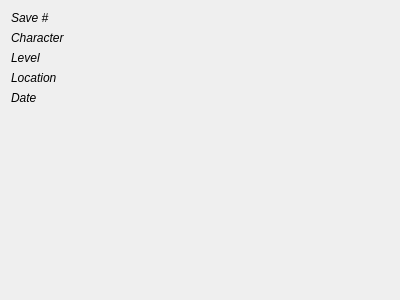
<?xml version="1.0" encoding="UTF-8"?>
<ui version="4.0">
 <class>GamebryoSaveGameInfoWidget</class>
 <widget class="QWidget" name="GamebryoSaveGameInfoWidget">
  <property name="geometry">
   <rect>
    <x>0</x>
    <y>0</y>
    <width>400</width>
    <height>300</height>
   </rect>
  </property>
  <property name="sizePolicy">
   <sizepolicy hsizetype="Preferred" vsizetype="Minimum">
    <horstretch>0</horstretch>
    <verstretch>0</verstretch>
   </sizepolicy>
  </property>
  <property name="windowTitle">
   <string/>
  </property>
  <property name="toolTip">
   <string notr="true"/>
  </property>
  <layout class="QVBoxLayout" name="verticalLayout">
   <item>
    <layout class="QFormLayout" name="formLayout">
     <property name="fieldGrowthPolicy">
      <enum>QFormLayout::AllNonFixedFieldsGrow</enum>
     </property>
     <item row="0" column="0">
      <widget class="QLabel" name="label">
       <property name="font">
        <font>
         <italic>true</italic>
        </font>
       </property>
       <property name="text">
        <string>Save #</string>
       </property>
      </widget>
     </item>
     <item row="1" column="0">
      <widget class="QLabel" name="label_2">
       <property name="font">
        <font>
         <italic>true</italic>
        </font>
       </property>
       <property name="text">
        <string>Character</string>
       </property>
      </widget>
     </item>
     <item row="2" column="0">
      <widget class="QLabel" name="label_4">
       <property name="font">
        <font>
         <italic>true</italic>
        </font>
       </property>
       <property name="text">
        <string>Level</string>
       </property>
      </widget>
     </item>
     <item row="3" column="0">
      <widget class="QLabel" name="label_3">
       <property name="font">
        <font>
         <italic>true</italic>
        </font>
       </property>
       <property name="text">
        <string>Location</string>
       </property>
      </widget>
     </item>
     <item row="4" column="0">
      <widget class="QLabel" name="label_5">
       <property name="font">
        <font>
         <italic>true</italic>
        </font>
       </property>
       <property name="text">
        <string>Date</string>
       </property>
      </widget>
     </item>
     <item row="0" column="1">
      <widget class="QLabel" name="saveNumLabel">
       <property name="font">
        <font>
         <weight>75</weight>
         <bold>true</bold>
        </font>
       </property>
       <property name="text">
        <string notr="true"/>
       </property>
      </widget>
     </item>
     <item row="1" column="1">
      <widget class="QLabel" name="characterLabel">
       <property name="font">
        <font>
         <weight>75</weight>
         <bold>true</bold>
        </font>
       </property>
       <property name="text">
        <string notr="true"/>
       </property>
      </widget>
     </item>
     <item row="2" column="1">
      <widget class="QLabel" name="levelLabel">
       <property name="font">
        <font>
         <weight>75</weight>
         <bold>true</bold>
        </font>
       </property>
       <property name="text">
        <string/>
       </property>
      </widget>
     </item>
     <item row="3" column="1">
      <widget class="QLabel" name="locationLabel">
       <property name="font">
        <font>
         <weight>75</weight>
         <bold>true</bold>
        </font>
       </property>
       <property name="text">
        <string notr="true"/>
       </property>
      </widget>
     </item>
     <item row="4" column="1">
      <widget class="QLabel" name="dateLabel">
       <property name="font">
        <font>
         <weight>75</weight>
         <bold>true</bold>
        </font>
       </property>
       <property name="text">
        <string/>
       </property>
      </widget>
     </item>
    </layout>
   </item>
   <item>
    <widget class="QFrame" name="gameFrame">
     <property name="sizePolicy">
      <sizepolicy hsizetype="Expanding" vsizetype="Minimum">
       <horstretch>0</horstretch>
       <verstretch>0</verstretch>
      </sizepolicy>
     </property>
     <property name="minimumSize">
      <size>
       <width>0</width>
       <height>0</height>
      </size>
     </property>
     <property name="frameShape">
      <enum>QFrame::StyledPanel</enum>
     </property>
     <property name="frameShadow">
      <enum>QFrame::Raised</enum>
     </property>
    </widget>
   </item>
   <item>
    <widget class="QLabel" name="screenshotLabel">
     <property name="sizePolicy">
      <sizepolicy hsizetype="Preferred" vsizetype="MinimumExpanding">
       <horstretch>0</horstretch>
       <verstretch>0</verstretch>
      </sizepolicy>
     </property>
     <property name="maximumSize">
      <size>
       <width>16777215</width>
       <height>16777215</height>
      </size>
     </property>
     <property name="autoFillBackground">
      <bool>false</bool>
     </property>
     <property name="text">
      <string notr="true"/>
     </property>
     <property name="alignment">
      <set>Qt::AlignCenter</set>
     </property>
    </widget>
   </item>
  </layout>
 </widget>
 <resources/>
 <connections/>
</ui>
